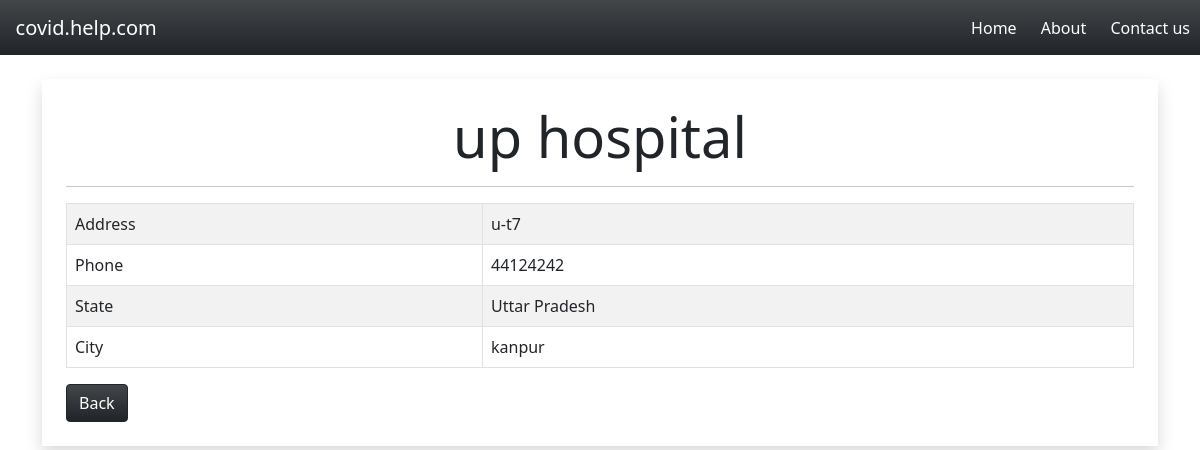
The page /hospital/3/ on the database its author committed.
### app/models.py (models this page shows, shortened)
class Hospital(models.Model):
    name = models.CharField(max_length=100 , null=False , blank=False)
    address = models.CharField(max_length=150 , null=False , blank=False)
    phone = models.IntegerField()
    city = models.ForeignKey(City , on_delete=models.CASCADE , related_name='hospitals')
    state = models.ForeignKey(State , on_delete=models.CASCADE )

class State(models.Model):
    name = models.CharField(max_length=50)
    def __str__(self):
        return self.name

class City(models.Model):
    name = models.CharField(max_length=50 , null=False , blank=False)
    state = models.ForeignKey(State , on_delete=models.CASCADE , related_name='citites')
    def __str__(self):
        return self.name

### app/views.py (the view)
# urls.py: path('hospital/<int:pk>/',views.hospital_page,name='hospital_page'),
def hospital_page(request,pk):
    context = {
        'hospital':Hospital.objects.get(id=pk)
    }
    return render(request,'app/hospital_page.html',context=context)

### app/templates/app/hospital_page.html
{% extends 'app/base.html' %}
{% block content %}
<div class="container">
    <div class="mt-4 border-rounded p-4 shadow">
        <p class="display-4 text-center">{{ hospital.name }}</p>
        <hr>
        <table class="table table-striped   table-bordered">
            <tbody>
                <tr>
                    <td>Address</td>
                    <td>{{ hospital.address }}</td>
                </tr>
                <tr>
                    <td>Phone</td>
                    <td>{{ hospital.phone }}</td>
                </tr>
                <tr>
                    <td>State</td>
                    <td>{{ hospital.state }}</td>
                </tr>
                <tr>
                    <td>City</td>
                    <td>{{ hospital.city }}</td>
                </tr>
            </tbody>
        </table>
        <a href="/" class="btn btn-dark bg-gradient">Back</a>
    </div>
</div>
<br>
{% endblock %}

### rows shown on the page
Hospital: name "up hospital", address "u-t7", phone "44124242", state "Uttar Pradesh", city "kanpur"
